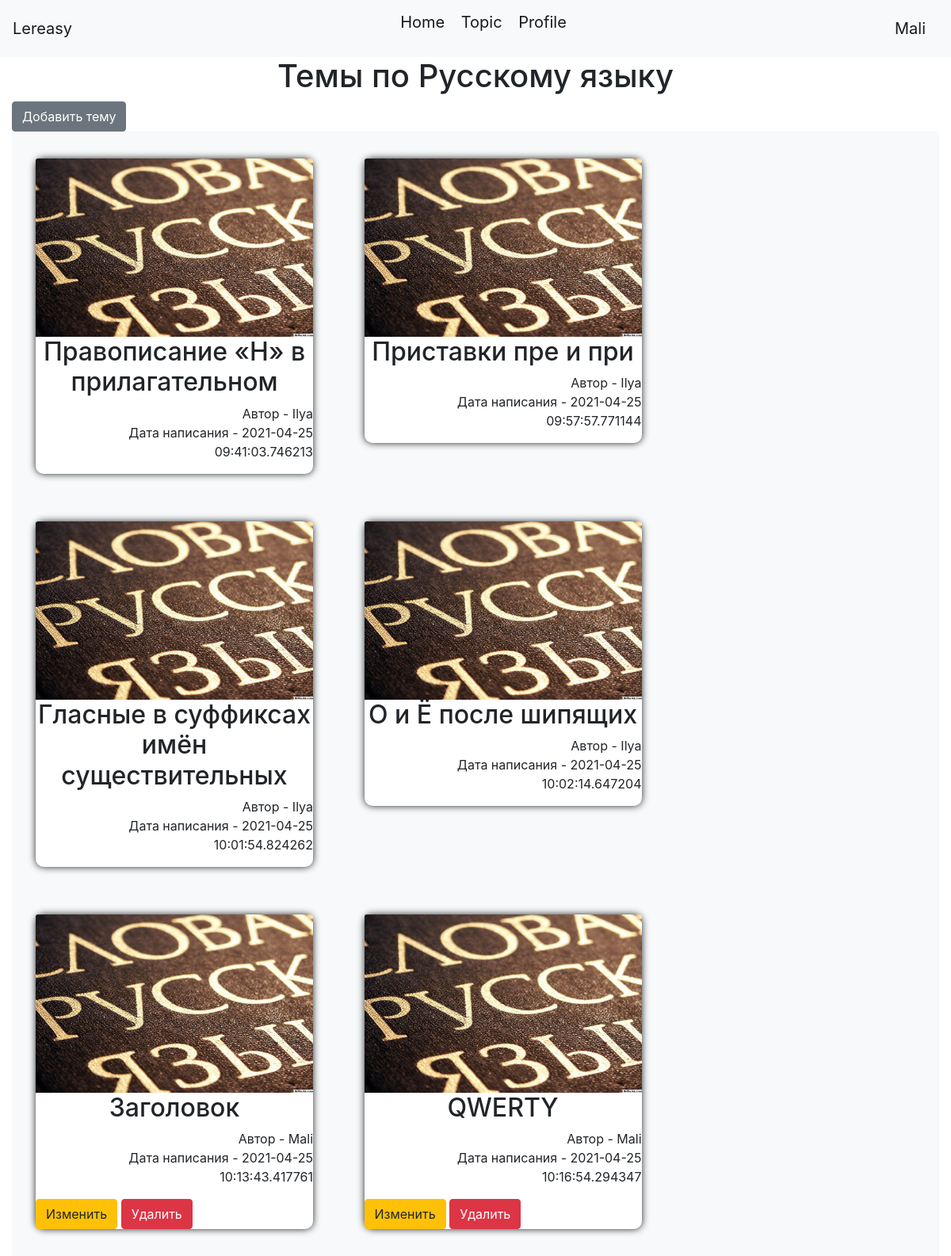
/topics (signed in), run on the app's committed database.
### data/users.py (models this page shows, shortened)
class User(SqlAlchemyBase, UserMixin):
    __tablename__ = 'users'
    id = sqlalchemy.Column(sqlalchemy.Integer,
                           primary_key=True, autoincrement=True)
    name = sqlalchemy.Column(sqlalchemy.String, nullable=True)
    about = sqlalchemy.Column(sqlalchemy.String, nullable=True)
    email = sqlalchemy.Column(sqlalchemy.String,
                              index=True, unique=True, nullable=True)
    hashed_password = sqlalchemy.Column(sqlalchemy.String, nullable=True)
    created_date = sqlalchemy.Column(sqlalchemy.DateTime,
                                     default=datetime.datetime.now)
    topics = orm.relation("Topics", back_populates='user')

### data/topics.py (models this page shows)
class Topics(SqlAlchemyBase):
    __tablename__ = 'topics'
    id = sqlalchemy.Column(sqlalchemy.Integer,
                           primary_key=True, autoincrement=True)
    title = sqlalchemy.Column(sqlalchemy.String, nullable=True)
    content = sqlalchemy.Column(sqlalchemy.String, nullable=True)
    img = sqlalchemy.Column(sqlalchemy.String, nullable=True, default="static/img/1.jpg")
    created_date = sqlalchemy.Column(sqlalchemy.DateTime,
                                     default=datetime.datetime.now)
    is_private = sqlalchemy.Column(sqlalchemy.Boolean, default=True)
    user_id = sqlalchemy.Column(sqlalchemy.Integer,
                                sqlalchemy.ForeignKey("users.id"))
    user = orm.relation('User')

### main.py (the view)
@app.route("/topics")
def index():
    db_sess = db_session.create_session()
    if current_user.is_authenticated:
        topics = db_sess.query(Topics).filter(
            (Topics.user == current_user) | (Topics.is_private is not True))
    else:
        topics = db_sess.query(Topics).filter(Topics.is_private is not True)
    return render_template("topics.html", title='Темы', topics=topics)

### data/db_session.py (called while the page is built)
def create_session() -> Session:
    global __factory
    return __factory()

### main.py (called while the page is built)
@login_manager.user_loader
def load_user(user_id):
    db_sess = db_session.create_session()
    return db_sess.query(User).get(user_id)

### templates/topics.html
{% extends "base.html" %}
{% block topics %}
<h1 align="center">Темы по Русскому языку</h1>
{% if current_user.is_authenticated %}
<a href="topic" class="btn btn-secondary">Добавить тему</a>
{% endif %}
<div class="album py-1 bg-light">
    {% for item in topics%}
    <div class="block">
        <a href="certain/{{ item.id}}"><img class="bd-placeholder-img card-img-top"
                                            width="100%" height="225" src="{{item.img}}"></a>
        <h2 align="center">{{item.title}}</h2>
        <p align="right">Автор - {{item.user.name}}<br>Дата написания - {{item.created_date}}</p>
        {% if current_user.is_authenticated and current_user == item.user %}
        <div>
            <a href="/topic/{{ item.id }}" class="btn btn-warning">Изменить</a>
            <a href="/topic_delete/{{ item.id }}" class="btn btn-danger">Удалить</a>
        </div>
        {% endif %}
    </div>
    {% endfor %}
</div>
{% endblock %}

### templates/base.html (shortened to what this page needs)
<!doctype html>
<html lang="en">
<head>
    <link rel="stylesheet"
          href="https://stackpath.bootstrapcdn.com/bootstrap/4.4.1/css/bootstrap.min.css"
>
    <link rel="stylesheet" type="text/css"
          href="{{ url_for('static', filename='css/style.css') }}"/>
</head>
<body>
<header>
    <nav class="navbar navbar-light bg-light">
        <a class="navbar-brand" href="/">Lereasy</a>
        <p>
            <a href="/" class="navbar-brand">Home</a>
            <a href="/topics" class="navbar-brand">Topic</a>
            {% if current_user.is_authenticated %}
            <a href="/profile" class="navbar-brand">Profile</a>
            {% endif %}
        </p>
        {% if current_user.is_authenticated %}
        <a class="navbar-brand" href="/logout">{{ current_user.name }}</a>
        {% else %}
        <p>
            <a class="btn btn-primary " href="/register">Зарегистрироваться</a>
            <a class="btn btn-success" href="/login">Войти</a>
        </p>
        {% endif %}
    </nav>
</header>
<main role="main" class="container">
    {% block topics %}{% endblock %}
</main>
</body>
</html>

### static/css/style.css (style rules this page uses)
.block { margin: 30px; width: 350px; background-color: white; text-anchor: middle; box-shadow: 0 0 10px; border-radius: 10px; display: inline-table; }
.container { max-width: 1270px; }

### data on the page
User: name "Mali"
Topics: img (picture), title "Правописание «Н» в прилагательном", user.name "Ilya", created_date "2021-04-25 09:41:03.746213"
Topics: img (picture), title "Приставки пре и при", user.name "Ilya", created_date "2021-04-25 09:57:57.771144"
Topics: img (picture), title "Гласные в суффиксах имён существительных", user.name "Ilya", created_date "2021-04-25 10:01:54.824262"
Topics: img (picture), title "О и Ё после шипящих", user.name "Ilya", created_date "2021-04-25 10:02:14.647204"
Topics: img (picture), title "Заголовок", user.name "Mali", created_date "2021-04-25 10:13:43.417761"
Topics: img (picture), title "QWERTY", user.name "Mali", created_date "2021-04-25 10:16:54.294347"
